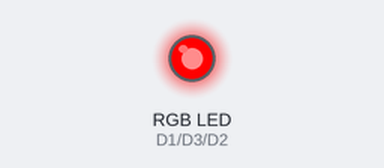
Bench run of a sketch on a simulated ESP8266 (NodeMCU). Shown: an RGB LED mixed from three pins (HIGH = lit). Dim RGB values are drawn brighter than linear.

Above: at 0.05 s.
At 1.55 s:
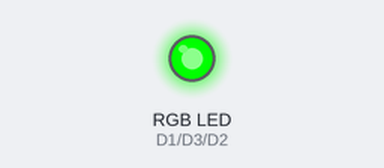
At 2.3 s:
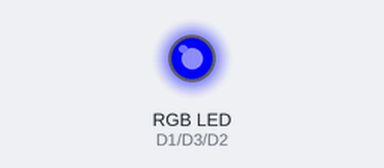
At 3.05 s:
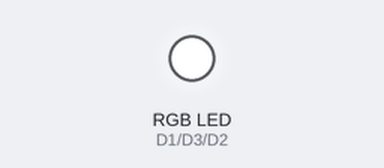
At 4.5 s:
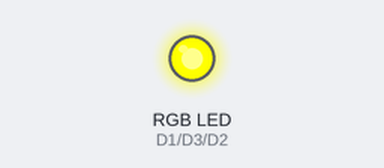
At 6.0 s:
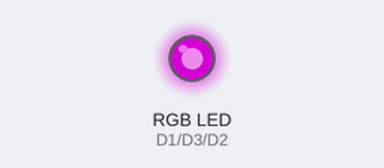
Timing chart, 0 to 7.8 s (numbered marks = the images above):
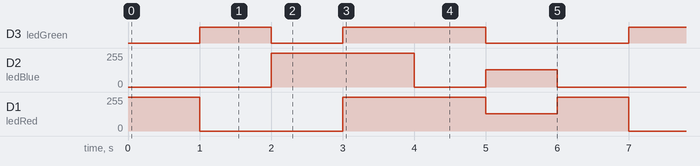

Measured:
- by itself, D3 (ledGreen): repeats every 6.0 s: LOW 1.0 s, HIGH 2.0 s, LOW 2.0 s, HIGH 1.0 s
- by itself, D2 (ledBlue): repeats every 6.0 s: 0/255 1.0 s, 128/255 1.0 s, 0/255 2.0 s, 255/255 2.0 s
- by itself, D1 (ledRed): repeats every 6.0 s: 0/255 2.0 s, 255/255 2.0 s, 128/255 1.0 s, 255/255 1.0 s

The sketch:

piscarled.ino
```cpp
// Definir os pinos conectados ao LED RGB
const int ledRed = D1;
const int ledGreen = D3;
const int ledBlue = D2;

void setup() {
  // Inicializar os pinos como saídas
  pinMode(ledRed, OUTPUT);
  pinMode(ledGreen, OUTPUT);
  pinMode(ledBlue, OUTPUT);
}

void loop() {
  // Cores de exemplo: vermelho, verde, azul, branco, amarelo, roxo
  setColor(255, 0, 0);   // Vermelho
  delay(1000);
  setColor(0, 255, 0);   // Verde
  delay(1000);
  setColor(0, 0, 255);   // Azul
  delay(1000);
  setColor(255, 255, 255); // Branco
  delay(1000);
  setColor(255, 255, 0);   // Amarelo
  delay(1000);
  setColor(128, 0, 128);   // Roxo
  delay(1000);
}

// Função para definir a cor do LED RGB
void setColor(int red, int green, int blue) {
  analogWrite(ledRed, red);
  analogWrite(ledGreen, green);
  analogWrite(ledBlue, blue);
}
```
